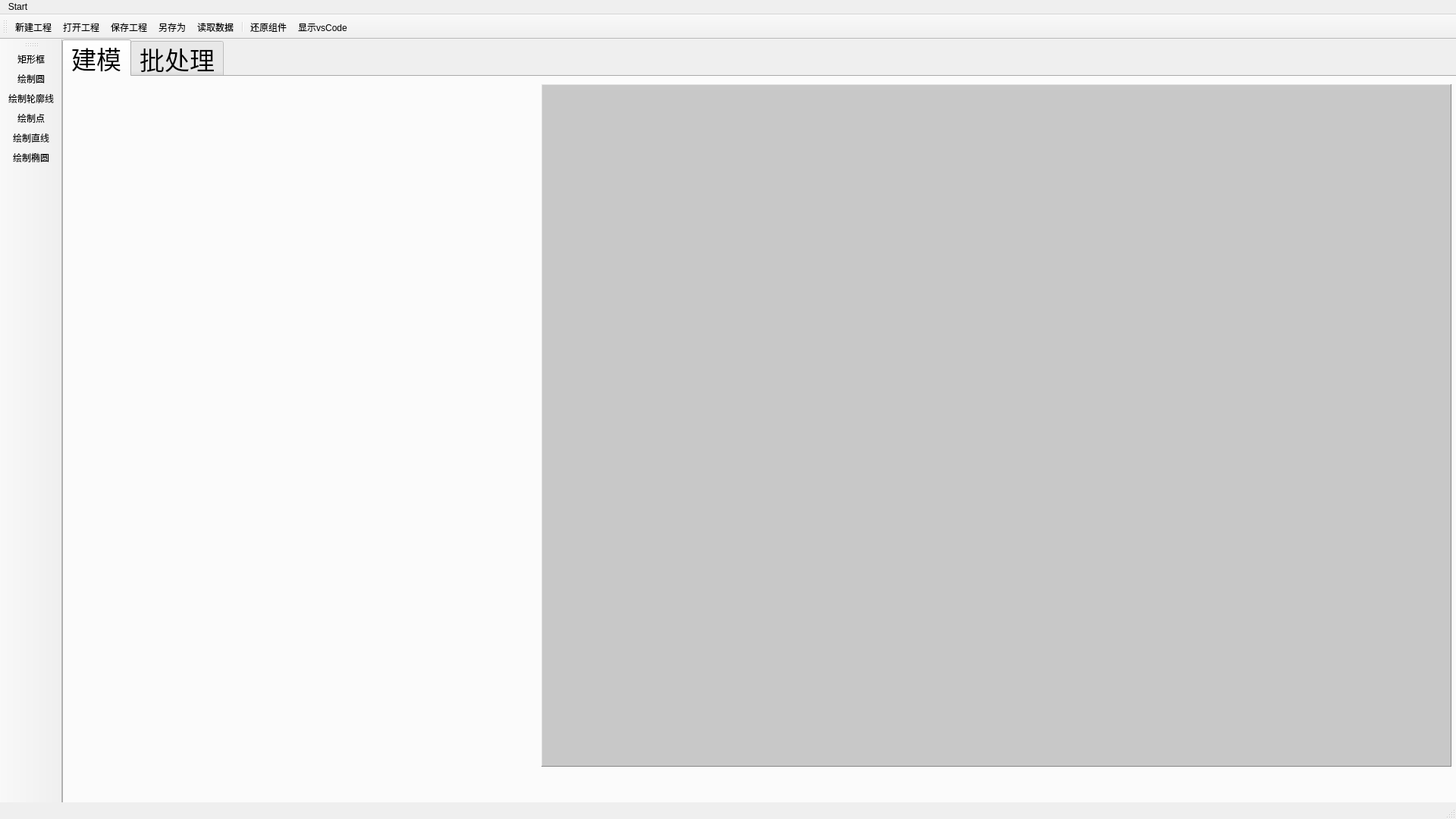
<?xml version="1.0" encoding="UTF-8"?>
<ui version="4.0">
 <class>AlgorithmDebuggingPlatformClass</class>
 <widget class="QMainWindow" name="AlgorithmDebuggingPlatformClass">
  <property name="geometry">
   <rect>
    <x>0</x>
    <y>0</y>
    <width>1920</width>
    <height>1080</height>
   </rect>
  </property>
  <property name="windowTitle">
   <string>AlgorithmDebuggingPlatform</string>
  </property>
  <widget class="QWidget" name="centralWidget">
   <widget class="QTabWidget" name="tabWidgetMain">
    <property name="geometry">
     <rect>
      <x>0</x>
      <y>0</y>
      <width>1881</width>
      <height>1041</height>
     </rect>
    </property>
    <property name="font">
     <font>
      <pointsize>25</pointsize>
     </font>
    </property>
    <property name="currentIndex">
     <number>0</number>
    </property>
    <property name="iconSize">
     <size>
      <width>100</width>
      <height>100</height>
     </size>
    </property>
    <widget class="QWidget" name="tableDebug">
     <attribute name="title">
      <string>建模</string>
     </attribute>
     <widget class="QWidget" name="verticalLayoutWidget">
      <property name="geometry">
       <rect>
        <x>10</x>
        <y>10</y>
        <width>601</width>
        <height>551</height>
       </rect>
      </property>
      <layout class="QVBoxLayout" name="verticalLayoutShowImg"/>
     </widget>
     <widget class="QFrame" name="frameIDE">
      <property name="geometry">
       <rect>
        <x>630</x>
        <y>10</y>
        <width>1200</width>
        <height>900</height>
       </rect>
      </property>
      <property name="sizePolicy">
       <sizepolicy hsizetype="Fixed" vsizetype="Fixed">
        <horstretch>0</horstretch>
        <verstretch>0</verstretch>
       </sizepolicy>
      </property>
      <property name="layoutDirection">
       <enum>Qt::LeftToRight</enum>
      </property>
      <property name="styleSheet">
       <string notr="true">background-color: rgb(200, 200, 200);</string>
      </property>
      <property name="frameShape">
       <enum>QFrame::Panel</enum>
      </property>
      <property name="frameShadow">
       <enum>QFrame::Raised</enum>
      </property>
     </widget>
    </widget>
    <widget class="QWidget" name="tableBatchProcess">
     <property name="toolTip">
      <string>&lt;html&gt;&lt;head/&gt;&lt;body&gt;&lt;p&gt;测试&lt;/p&gt;&lt;/body&gt;&lt;/html&gt;</string>
     </property>
     <attribute name="title">
      <string>批处理</string>
     </attribute>
    </widget>
   </widget>
  </widget>
  <widget class="QMenuBar" name="menuBar">
   <property name="geometry">
    <rect>
     <x>0</x>
     <y>0</y>
     <width>1920</width>
     <height>23</height>
    </rect>
   </property>
   <widget class="QMenu" name="menu">
    <property name="title">
     <string>Start</string>
    </property>
    <addaction name="actionNeaProject"/>
    <addaction name="actionOpenProject"/>
    <addaction name="actionSaveProject"/>
   </widget>
   <addaction name="menu"/>
  </widget>
  <widget class="QToolBar" name="mainToolBar">
   <property name="sizePolicy">
    <sizepolicy hsizetype="Preferred" vsizetype="Fixed">
     <horstretch>0</horstretch>
     <verstretch>0</verstretch>
    </sizepolicy>
   </property>
   <attribute name="toolBarArea">
    <enum>TopToolBarArea</enum>
   </attribute>
   <attribute name="toolBarBreak">
    <bool>false</bool>
   </attribute>
   <addaction name="action_NewProject"/>
   <addaction name="action_OpenProject"/>
   <addaction name="action_SaveProject"/>
   <addaction name="action_SaveAs"/>
   <addaction name="action_ReadImagine"/>
   <addaction name="separator"/>
   <addaction name="action_OrganizeWindows"/>
   <addaction name="action_vsCode"/>
  </widget>
  <widget class="QStatusBar" name="statusBar"/>
  <widget class="QToolBar" name="toolBar">
   <property name="windowTitle">
    <string>toolBar</string>
   </property>
   <attribute name="toolBarArea">
    <enum>LeftToolBarArea</enum>
   </attribute>
   <attribute name="toolBarBreak">
    <bool>false</bool>
   </attribute>
   <addaction name="action_DrawRect"/>
   <addaction name="action_DrawCircle"/>
   <addaction name="action_DrawPolygon"/>
   <addaction name="action_DrawPoint"/>
   <addaction name="action_DrawLine"/>
   <addaction name="action_DrawEllipse"/>
  </widget>
  <action name="action_DrawRect">
   <property name="icon">
    <iconset>
     <normaloff>../Resource/ic_DrawRect.png</normaloff>../Resource/ic_DrawRect.png</iconset>
   </property>
   <property name="text">
    <string>矩形框</string>
   </property>
  </action>
  <action name="action_DrawCircle">
   <property name="icon">
    <iconset>
     <normaloff>../Resource/ic_DrawCircle.png</normaloff>../Resource/ic_DrawCircle.png</iconset>
   </property>
   <property name="text">
    <string>绘制圆</string>
   </property>
  </action>
  <action name="action_vsCode">
   <property name="icon">
    <iconset>
     <normaloff>../Resource/ic_zoom_adjust_win_size.png</normaloff>../Resource/ic_zoom_adjust_win_size.png</iconset>
   </property>
   <property name="text">
    <string>显示vsCode</string>
   </property>
  </action>
  <action name="action_DrawPolygon">
   <property name="icon">
    <iconset>
     <normaloff>../Resource/ic_DrawPolygon.png</normaloff>../Resource/ic_DrawPolygon.png</iconset>
   </property>
   <property name="text">
    <string>绘制轮廓线</string>
   </property>
  </action>
  <action name="action_DrawPoint">
   <property name="checkable">
    <bool>true</bool>
   </property>
   <property name="icon">
    <iconset>
     <normaloff>../Resource/ic_DrawPoint.png</normaloff>../Resource/ic_DrawPoint.png</iconset>
   </property>
   <property name="text">
    <string>绘制点</string>
   </property>
  </action>
  <action name="action_DrawLine">
   <property name="icon">
    <iconset>
     <normaloff>../Resource/ic_DrawLine.png</normaloff>../Resource/ic_DrawLine.png</iconset>
   </property>
   <property name="text">
    <string>绘制直线</string>
   </property>
  </action>
  <action name="action_DrawEllipse">
   <property name="icon">
    <iconset>
     <normaloff>../Resource/ic_DrawEllipse.png</normaloff>../Resource/ic_DrawEllipse.png</iconset>
   </property>
   <property name="text">
    <string>绘制椭圆</string>
   </property>
  </action>
  <action name="action_OrganizeWindows">
   <property name="icon">
    <iconset>
     <normaloff>../Resource/ic_organize_windows.png</normaloff>../Resource/ic_organize_windows.png</iconset>
   </property>
   <property name="text">
    <string>还原组件</string>
   </property>
  </action>
  <action name="action_NewProject">
   <property name="icon">
    <iconset>
     <normaloff>../Resource/ic_new.png</normaloff>../Resource/ic_new.png</iconset>
   </property>
   <property name="text">
    <string>新建工程</string>
   </property>
  </action>
  <action name="action_OpenProject">
   <property name="icon">
    <iconset>
     <normaloff>../Resource/ic_open.png</normaloff>../Resource/ic_open.png</iconset>
   </property>
   <property name="text">
    <string>打开工程</string>
   </property>
  </action>
  <action name="action_SaveProject">
   <property name="icon">
    <iconset>
     <normaloff>../Resource/ic_save.png</normaloff>../Resource/ic_save.png</iconset>
   </property>
   <property name="text">
    <string>保存工程</string>
   </property>
  </action>
  <action name="action_SaveAs">
   <property name="icon">
    <iconset>
     <normaloff>../Resource/ic_save_as.png</normaloff>../Resource/ic_save_as.png</iconset>
   </property>
   <property name="text">
    <string>另存为</string>
   </property>
  </action>
  <action name="action_ReadImagine">
   <property name="icon">
    <iconset>
     <normaloff>../Resource/ic_open_graphics_wnd.png</normaloff>../Resource/ic_open_graphics_wnd.png</iconset>
   </property>
   <property name="text">
    <string>读取数据</string>
   </property>
  </action>
  <action name="actionNeaProject">
   <property name="text">
    <string>NewProject</string>
   </property>
  </action>
  <action name="actionOpenProject">
   <property name="text">
    <string>OpenProject</string>
   </property>
  </action>
  <action name="actionSaveProject">
   <property name="text">
    <string>SaveProject</string>
   </property>
  </action>
 </widget>
 <layoutdefault spacing="6" margin="11"/>
 <resources>
  <include location="AlgorithmDebuggingPlatform.qrc"/>
 </resources>
 <connections/>
</ui>
